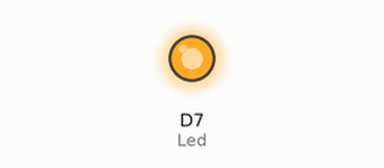
This sketch was run on a simulated ESP8266 (NodeMCU). Parts: output pins drawn as LEDs (lit = HIGH).

Above: at 0.35 s.
At 10.2 s:
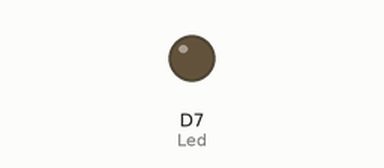
Timing chart, 0 to 11.2 s (numbered marks = the images above):
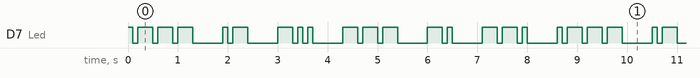

Measured:
- by itself, D7 (Led): moves between LOW and HIGH, repeating every 8.6 s
- by itself, everything shown: repeats every 8.6 s, in 24 steps

The sketch:

blinkname.ino
```cpp
int Led = D7;


void setup() {

  pinMode(Led, OUTPUT);

}

// Function for a morsecode dot
void Dot()
{
    digitalWrite(Led, HIGH);
    delay(100);
    digitalWrite(Led, LOW);
    delay(100);
}

// Function for a morsecode line
void Line()
{
    digitalWrite(Led, HIGH);
    delay(300);
    digitalWrite(Led, LOW);
    delay(100);
}

//Function for space between letters
void Space()
{
    delay(500);
}

void loop() {

//Letter J
Dot();
Line();
Line();
Line();
Space();

//Letter I
Dot();
Line();
Space();

//Letter D
Line();
Dot();
Dot();
Space();

//Letter O
Line();
Line();
Line();
Space();

//Letter N
Line();
Dot();
Space();

//Letter G
Line();
Line();
Dot();
Space();


}
```
